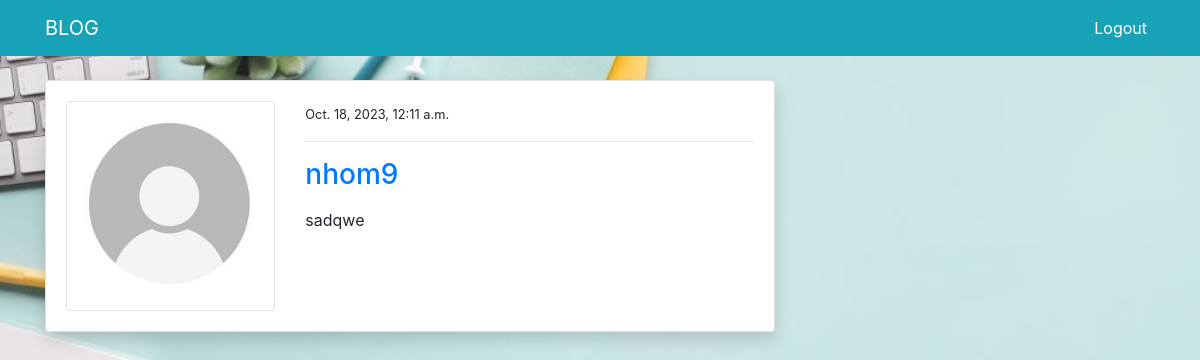
Page /blog/ (signed in) on the committed database.
### blog/models.py (models this page shows, shortened)
class PostModel(models.Model):
    title = models.CharField(max_length=100)
    content = models.TextField()
    author = models.ForeignKey(User, on_delete=models.CASCADE)
    STATUS_CHOICES = (('draft', 'Draft'),('published', 'Published'))
    status = models.CharField(max_length=10, choices=STATUS_CHOICES, default='draft')
    date_created = models.DateTimeField(auto_now_add=True)
    class Meta:
        ordering = ('-date_created',)

### users/models.py (models this page shows, shortened)
class ProfileModel(models.Model):
    user = models.OneToOneField(User, on_delete=models.CASCADE)
    image = models.ImageField(default='default.jpg', upload_to='profile', validators=[
                              FileExtensionValidator(['png', 'jpg'])])

### blog/views.py (the view)
# urls.py: path('blog/', views.index, name='blog-index'),
@login_required
def index(request):
    posts = PostModel.objects.all()
    posts = PostModel.objects.filter(status = 'published')
    if request.method == 'POST':
        form = PostModelForm(request.POST)
        if form.is_valid():
            instance = form.save(commit=False)
            instance.author = request.user
            instance.save()
            return redirect('blog-index')
    else:
        form = PostModelForm()
    context = {
        'posts': posts,
        'form': form
    }
    return render(request, 'blog/index.html', context)

### templates/blog/index.html (shortened to what this page needs)
{% extends 'partials/base.html' %}
{% load crispy_forms_tags %}
{% block content %}
<div class="container">
    <div class="row mt-5 pt-3">
        <div class="col-md-8">
            {% for post in posts %}
            <div class="card shadow my-3">
                <div class="card-body">
                    <div class="row">
                        <div class="col-md-4">
                            <img class="img-thumbnail" src="{{ post.author.profilemodel.image.url }}" alt="img">
                        </div>
                        <div class="col-md-8">
                            <small>{{ post.date_created }}</small>
                            <hr>
                            <a class="h3" href="{% url 'blog-post-detail2' post.id %}">{{ post.title }}</a>
                            <p class="text-justify my-3">
                                {{ post.content }}
                            </p>
                        </div>
                    </div>
                </div>
            </div>
            {% endfor %}
        </div>
    </div>
</div>
{% endblock %}

### templates/partials/base.html (style rules this page uses)
body { height: 100%; background-size: 100%; background: url('/media/background-hoc-tap-xanh_090700918.jpg'); -webkit-background-size: cover; -moz-background-size: cover; -o-background-size: cover; }

### rows in the picture
PostModel: author.profilemodel.image (placeholder picture), date_created "Oct. 18, 2023, 12:11 a.m.", title "nhom9", content "sadqwe"
